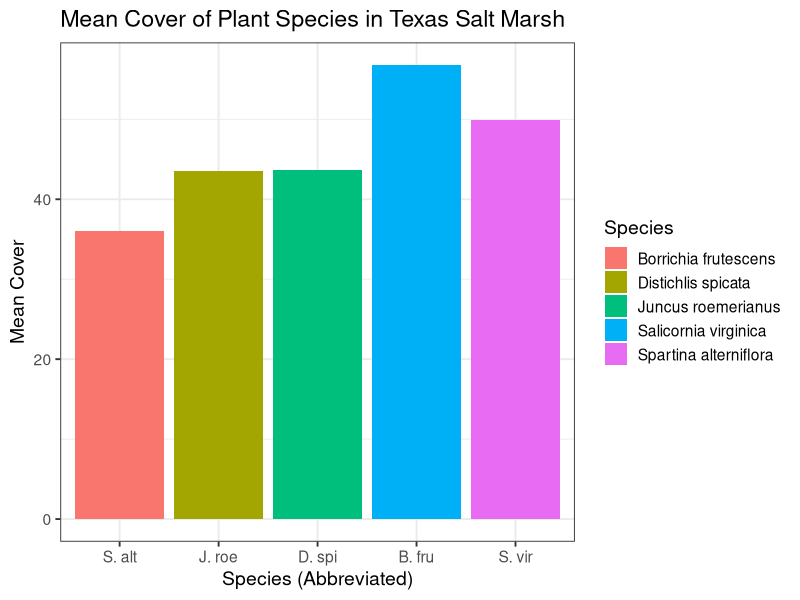

Reproduce this figure in R.
## ---- chunk 1
# Load necessary packages
library(dplyr)
library(tidyr)
## ---- chunk 2
# Generate fake data for plants in a Texas salt marsh
set.seed(42)

# Define plant species
species <- c("Spartina alterniflora", "Juncus roemerianus", "Distichlis spicata", "Borrichia frutescens", "Salicornia virginica")

# Generate fake data for each species
data <- lapply(species, function(species_name) {
  num_samples <- sample(10:20, 1)
  data.frame(
    Species = rep(species_name, num_samples),
    Quadrat = rep(1:10, length.out = num_samples),
    Cover = sample(1:100, num_samples)
  )
})

# Combine the data for all species
plant_data <- bind_rows(data)


# Shuffle rows
plant_data <- plant_data[sample(nrow(plant_data)), ]

# Display the first few rows of the generated dataset
head(plant_data)

#Doing analysis on the FakeData
# Load necessary packages
library(ggplot2)

# Calculate the mean cover of each species
mean_cover <- plant_data %>%
  group_by(Species) %>%
  summarise(mean_cover = mean(Cover))

# Create abbreviated species names
abbrev_species <- c("S. alt", "J. roe", "D. spi", "B. fru", "S. vir")

# Create a data frame for mapping full species names to abbreviated names
species_mapping <- data.frame(Species = species, Abbrev = abbrev_species)
## ---- chunk 3
anova <- aov(Cover ~ Species, data = plant_data)
summary(anova)

## ---- chunk 4
knitr::include_graphics("assets/SamplePlot1.png", error = FALSE)
# Create a bar graph with a legend for the abbreviations
plot1 <- ggplot(mean_cover, aes(x = Species, y = mean_cover, fill = Species)) +
  geom_bar(stat = "identity") +
  scale_x_discrete(labels = abbrev_species) +
  labs(title = "Mean Cover of Plant Species in Texas Salt Marsh",
       x = "Species (Abbreviated)",
       y = "Mean Cover",
       fill = "Species") +
  guides(fill = guide_legend(title = "Species", override.aes = list())) +
  theme(legend.position = "right") +
  theme_bw(base_size = 14)


